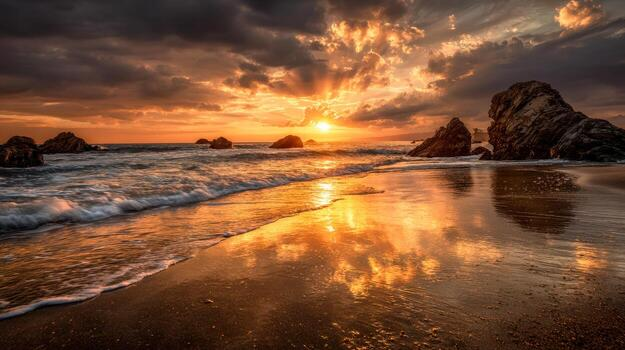
#> input picture paisaje.png, 625 x 350 px, found by its file name
$ python actividad11.py
#> lines starting #> are read from the running program, lines starting #| are printed output that depends on the picture
import numpy as np
import matplotlib.pyplot as plt
from PIL import Image

paisaje = "paisaje.png"
caminando = "caminando.png"

paisaje_img = plt.imread(paisaje)
#> paisaje_img is the input picture: shape (350, 625, 3) float32; mean R, G, B 0.478, 0.318, 0.205
caminando_img = plt.imread(caminando)
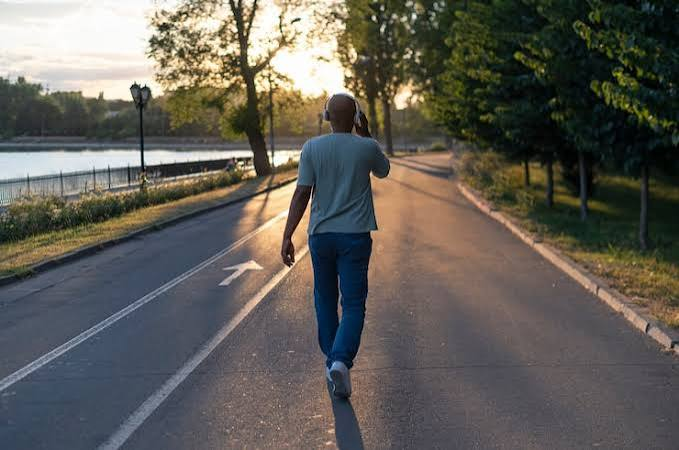
#> input picture caminando.png, 679 x 450 px, found by its file name
#> caminando_img is the input picture: shape (450, 679, 3) float32; mean R, G, B 0.379, 0.368, 0.341

print(paisaje_img.dtype)
#| float32
print(caminando_img.dtype)
#| float32

print(paisaje_img.shape)
#| (350, 625, 3)
print(caminando_img.shape)
#| (450, 679, 3)

alto, ancho = paisaje_img.shape[:2]
#> alto = 350; ancho = 625

caminando_uint8 = (caminando_img * 255).astype(np.uint8)

caminando_resized = Image.fromarray(caminando_uint8).resize((ancho, alto))
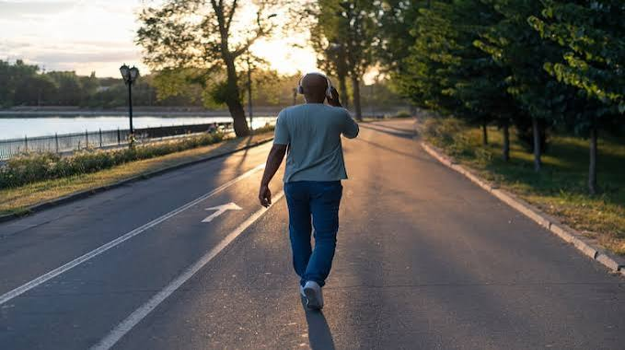
#> caminando_resized: PIL image 625x350 RGB; mean R, G, B 96.7, 93.8, 86.9

caminando_img = np.array(caminando_resized).astype(np.float32) / 255.0
#> caminando_img: shape (350, 625, 3) float32

fusion = (paisaje_img[:, :, :3] + caminando_img[:, :, :3]) / 2.0
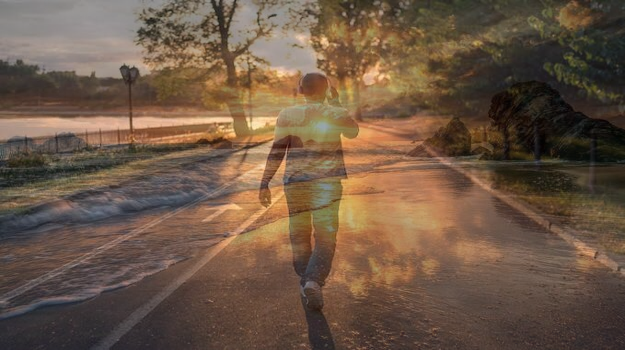
#> fusion: shape (350, 625, 3) float32; mean R, G, B 0.428, 0.343, 0.273


A = paisaje_img.astype(np.float32)
B = caminando_img.astype(np.float32)

print(paisaje_img.shape)
#| (350, 625, 3)
print(caminando_img.shape)
#| (350, 625, 3)


plt.figure(figsize=(12, 4))

plt.subplot(1,3,1)
plt.imshow(paisaje_img)
plt.axis('off')
plt.title("paisaje")

plt.subplot(1,3,2)
plt.imshow(caminando_img)
plt.axis('off')
plt.title("caminando")

plt.subplot(1,3,3)
plt.imshow(fusion)
plt.axis('off')
plt.title("fusion")


plt.tight_layout()

plt.show()
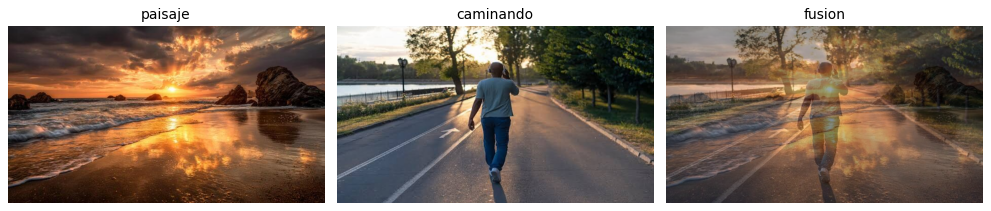
#> figure drawn by matplotlib, 3 panels
'''
alto = min(paisaje_img.shape[0], caminando_img.shape[0])
ancho = min(paisaje_img.shape[1], caminando_img.shape[1])

paisaje_img = paisaje_img[:alto, :ancho]
caminando_img = caminando_img[:alto, :ancho]

fusion = ((paisaje_img*2) + (caminando_img-0.5))/2

if fusion.shape[2] == 4:
    fusion[:, :, 3] = 1.0


este no  fusion = (A+B)//2
fusion = np.clip(fusion, 0, 255).astype(np.uint8)
'''
